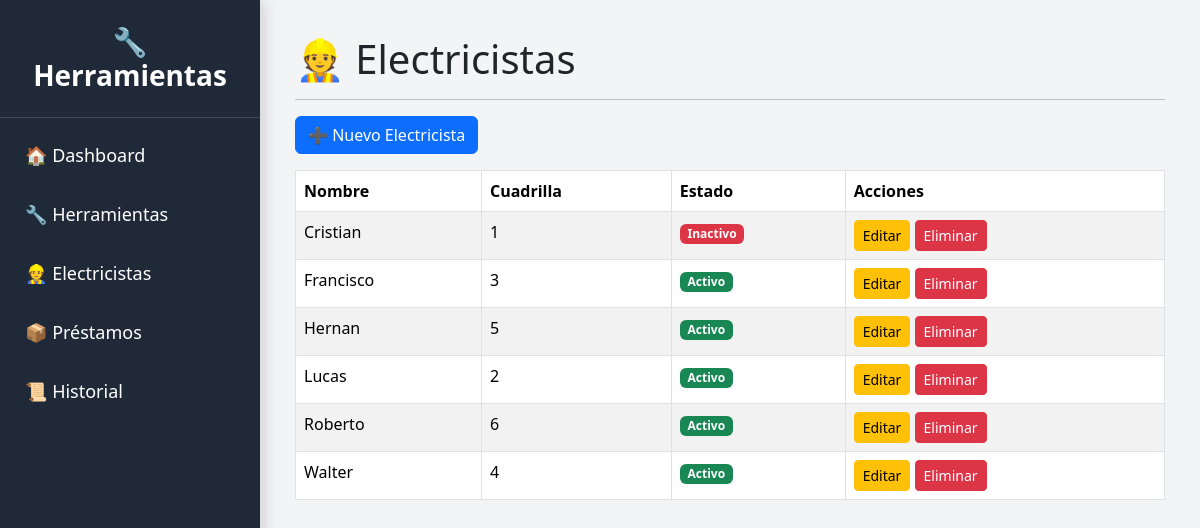
Screenshot of /electricistas with the database file from the repository.
### models.py (models this page shows)
class Electricista(db.Model):
    __tablename__ = "electricistas"
    id = db.Column(db.Integer, primary_key=True)
    nombre = db.Column(db.String(100), nullable=False)
    cuadrilla = db.Column(db.String(20), nullable=False)
    estado = db.Column(
        db.String(20),
        default="Activo"
    )

### routes/electricistas.py (the view)
@electricistas_bp.route("/electricistas")
def listar():
    lista = Electricista.query.order_by(Electricista.nombre).all()
    return render_template(
        "electricistas.html",
        electricistas=lista
    )

### templates/electricistas.html
{% extends "base.html" %}
{% block contenido %}
<h1>👷 Electricistas</h1>
<hr>
<a href="/electricistas/nuevo" class="btn btn-primary mb-3">
➕ Nuevo Electricista
</a>
<table class="table table-bordered table-striped bg-white">
<thead>
<tr>
<th>Nombre</th>
<th>Cuadrilla</th>
<th>Estado</th>
<th>Acciones</th>
</tr>
</thead>
<tbody>
{% for e in electricistas %}
<tr>
<td>{{ e.nombre }}</td>
<td>{{ e.cuadrilla }}</td>
<td>
{% if e.estado=="Activo" %}
<span class="badge bg-success">
Activo
</span>
{% else %}
<span class="badge bg-danger">
Inactivo
</span>
{% endif %}
</td>
<td>
<a href="/electricistas/editar/{{ e.id }}"
class="btn btn-warning btn-sm">
Editar
</a>
<a href="/electricistas/eliminar/{{ e.id }}"
class="btn btn-danger btn-sm"
onclick="return confirm('¿Eliminar este electricista?')">
Eliminar
</a>
</td>
</tr>
{% endfor %}
</tbody>
</table>
{% endblock %}

### templates/base.html (style rules this page uses)
body { overflow-x:hidden; background:#f3f4f6; font-family:Segoe UI, Arial, sans-serif; }

### rows the page displays
Electricista: nombre "Cristian", cuadrilla "1", estado "Inactivo"
Electricista: nombre "Francisco", cuadrilla "3", estado "Activo"
Electricista: nombre "Hernan", cuadrilla "5", estado "Activo"
Electricista: nombre "Lucas", cuadrilla "2", estado "Activo"
Electricista: nombre "Roberto", cuadrilla "6", estado "Activo"
Electricista: nombre "Walter", cuadrilla "4", estado "Activo"
